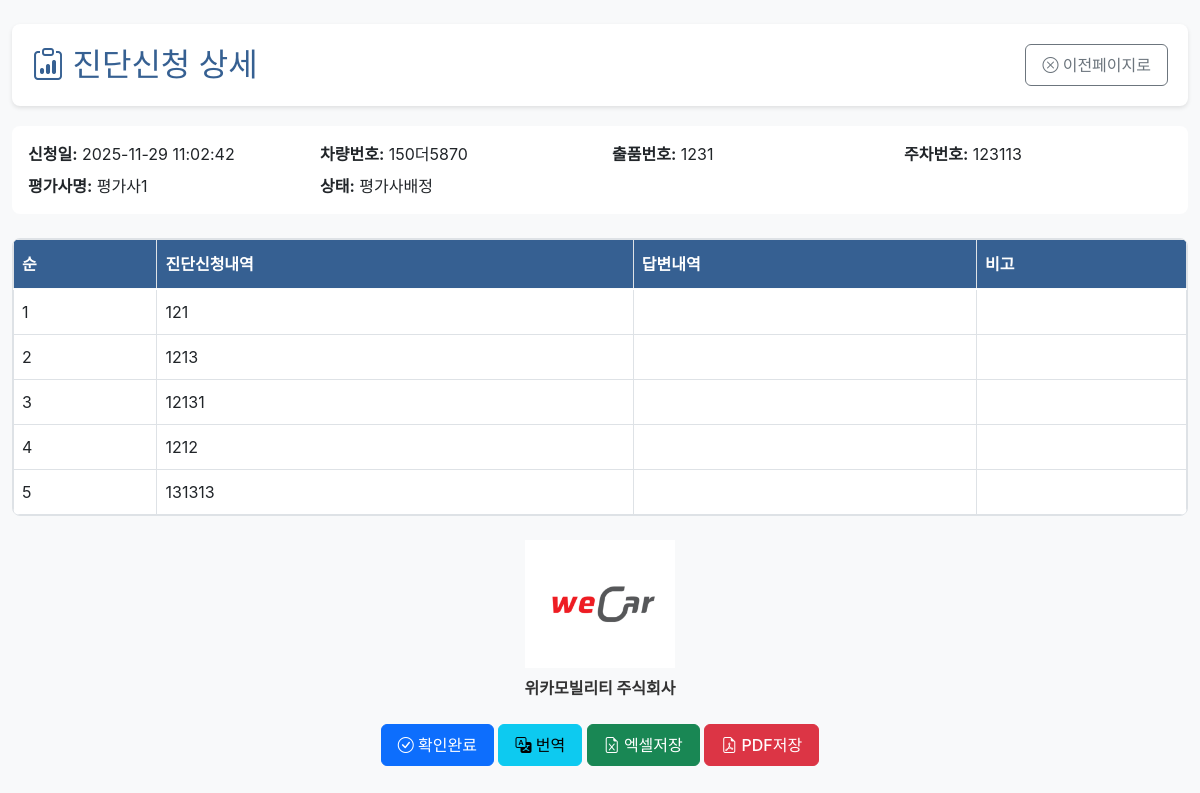
The app's page /admin/diagnosis/2 (signed in) with its own data.
### tables this page shows
CREATE TABLE diagnosis_requests (
            id INTEGER PRIMARY KEY AUTOINCREMENT,
            applicant_id INTEGER NOT NULL,
            request_date TEXT NOT NULL DEFAULT (datetime('now', 'localtime')),
            vehicle_number TEXT,
            lot_number TEXT,
            parking_number TEXT,
            status TEXT NOT NULL DEFAULT '신청',
            evaluator_id INTEGER,
            evaluator_name TEXT,
            answer_date TEXT,
            confirmed_at TEXT,
            translated_summary TEXT,
            translated_at TEXT,
            sent_at TEXT,
            fee INTEGER DEFAULT 120000,
            FOREIGN KEY (applicant_id) REFERENCES users(id) ON DELETE CASCADE,
            FOREIGN KEY (evaluator_id) REFERENCES users(id) ON DELETE SET NULL
        );

CREATE TABLE diagnosis_request_items (
            id INTEGER PRIMARY KEY AUTOINCREMENT,
            diagnosis_id INTEGER NOT NULL,
            sequence INTEGER NOT NULL,
            content TEXT NOT NULL,
            created_at TEXT NOT NULL DEFAULT (datetime('now', 'localtime')),
            FOREIGN KEY (diagnosis_id) REFERENCES diagnosis_requests(id) ON DELETE CASCADE
        );

### app.py (the view)
@app.route("/admin/diagnosis/<int:diagnosis_id>")
@login_required
@role_required("관리자")
def admin_diagnosis_details(diagnosis_id: int):
    diagnosis = _fetch_diagnosis(diagnosis_id)
    if not diagnosis:
        abort(404)
    details = _fetch_request_details(diagnosis_id)
    responses = _fetch_response_details(diagnosis_id)
    return render_template(
        "admin/diagnosis_details.html",
        diagnosis=diagnosis,
        request_details=details,
        response_details=responses,
    )

### app.py (called while the page is built)
def get_db() -> sqlite3.Connection:
    if "db" not in g:
        conn = sqlite3.connect(DB_PATH)
        conn.row_factory = sqlite3.Row
        g.db = conn
    return g.db

def login_required(func):
    from functools import wraps
    @wraps(func)
    def wrapper(*args, **kwargs):
        if "user_id" not in session:
            return redirect(url_for("login"))
        return func(*args, **kwargs)
    return wrapper

def role_required(*roles):
    from functools import wraps
    def decorator(func):
        @wraps(func)
        def wrapper(*args, **kwargs):
            if "user_type" not in session or session["user_type"] not in roles:
                abort(403)
            return func(*args, **kwargs)
        return wrapper
    return decorator

def _fetch_diagnosis(diagnosis_id: int) -> Optional[sqlite3.Row]:
    db = get_db()
    return db.execute(
        """
        SELECT dr.*, applicant.name AS applicant_name, evaluator.name AS evaluator_name
        FROM diagnosis_requests dr
        JOIN users AS applicant ON applicant.id = dr.applicant_id
        LEFT JOIN users AS evaluator ON evaluator.id = dr.evaluator_id
        WHERE dr.id = ?
        """,
        (diagnosis_id,),
    ).fetchone()

def _fetch_request_details(diagnosis_id: int) -> List[sqlite3.Row]:
    db = get_db()
    return db.execute(
        """
        SELECT * FROM diagnosis_request_items
        WHERE diagnosis_id = ?
        ORDER BY sequence ASC
        LIMIT 5
        """,
        (diagnosis_id,),
    ).fetchall()

def _fetch_response_details(diagnosis_id: int) -> List[sqlite3.Row]:
    db = get_db()
    return db.execute(
        """
        SELECT d.*, u.name AS responder_name
        FROM diagnosis_response_details d
        JOIN users u ON u.id = d.responder_id
        WHERE d.diagnosis_id = ?
        ORDER BY sequence ASC
        """,
        (diagnosis_id,),
    ).fetchall()

### templates/admin/diagnosis_details.html (shortened to what this page needs)
{% extends "base.html" %}
{% block content %}
<div class="container-fluid py-4">
    <div class="page-header">
        <div class="d-flex justify-content-between align-items-center">
            <h2><i class="bi bi-clipboard-data"></i> 진단신청 상세</h2>
            <button onclick="window.close()" class="btn btn-outline-secondary">
                <i class="bi bi-x-circle"></i> 이전페이지로
            </button>
        </div>
    </div>
    <div class="card mb-4">
        <div class="card-body">
            <div class="row">
                <div class="col-md-3"><strong>신청일:</strong> {{ diagnosis.request_date }}</div>
                <div class="col-md-3"><strong>차량번호:</strong> {{ diagnosis.vehicle_number or '' }}</div>
                <div class="col-md-3"><strong>출품번호:</strong> {{ diagnosis.lot_number or '' }}</div>
                <div class="col-md-3"><strong>주차번호:</strong> {{ diagnosis.parking_number or '' }}</div>
            </div>
            <div class="row mt-2">
                <div class="col-md-3"><strong>평가사명:</strong> {{ diagnosis.evaluator_name or '' }}</div>
                <div class="col-md-3"><strong>상태:</strong> {{ diagnosis.status }}</div>
            </div>
        </div>
    </div>
    <div class="table-wrapper">
        <table class="table table-bordered">
            <thead class="table-fixed-header">
                <tr>
                    <th>순</th>
                    <th>진단신청내역</th>
                    <th>답변내역</th>
                    <th>비고</th>
                </tr>
            </thead>
            <tbody>
                {% for detail in request_details %}
                {% set resp = response_details|selectattr('sequence', 'equalto', detail.sequence)|first %}
                <tr>
                    <td>{{ detail.sequence }}</td>
                    <td>{{ detail.content }}</td>
                    <td>{{ resp.content if resp else '' }}</td>
                    <td>{{ resp.note if resp else '' }}</td>
                </tr>
                {% endfor %}
            </tbody>
        </table>
    </div>
    <div class="text-center mt-4 mb-4">
        <img src="{{ url_for('static', filename='images/lpgo.png') }}" alt="위카 로고" style="max-width: 150px;">
        <p class="mt-2"><strong>위카모빌리티 주식회사</strong></p>
    </div>
    <div class="text-center">
        {% if not diagnosis.confirmed_at %}
        <button type="button" class="btn btn-primary" id="confirmCompleteBtn">
            <i class="bi bi-check-circle"></i> 확인완료
        </button>
        {% endif %}
        <a href="{{ url_for('admin_diagnosis_translate', diagnosis_id=diagnosis.id) }}" class="btn btn-info">
            <i class="bi bi-translate"></i> 번역
        </a>
        <a href="{{ url_for('admin_diagnosis_detail_export', diagnosis_id=diagnosis.id, fmt='xlsx') }}" class="btn btn-success">
            <i class="bi bi-file-earmark-excel"></i> 엑셀저장
        </a>
        <a href="{{ url_for('admin_diagnosis_detail_export', diagnosis_id=diagnosis.id, fmt='pdf') }}" class="btn btn-danger">
            <i class="bi bi-file-earmark-pdf"></i> PDF저장
        </a>
    </div>
</div>
{% endblock %}

### templates/base.html (shortened to what this page needs)
<!DOCTYPE html>
<html lang="ko">
<head>
    <link href="https://cdn.jsdelivr.net/npm/bootstrap@5.3.0/dist/css/bootstrap.min.css" rel="stylesheet">
    <link rel="stylesheet" href="https://cdn.jsdelivr.net/npm/bootstrap-icons@1.11.0/font/bootstrap-icons.css">
    <link rel="stylesheet" href="{{ url_for('static', filename='css/style.css') }}">
</head>
<body>
    {% block content %}{% endblock %}
</body>
</html>

### static/css/style.css (style rules this page uses)
:root { --primary-color: #366092; --secondary-color: #6c757d; --success-color: #28a745; --danger-color: #dc3545; --warning-color: #ffc107; --info-color: #17a2b8; --light-bg: #f8f9fa; --border-color: #dee2e6; }
body { font-family: 'Noto Sans KR', -apple-system, BlinkMacSystemFont, 'Segoe UI', Roboto, sans-serif; background-color: var(--light-bg); color: #333; }
.table-wrapper { position: relative; overflow-x: auto; border: 1px solid var(--border-color); border-radius: 8px; }
.table-fixed-header { position: sticky; top: 0; z-index: 10; background-color: var(--primary-color); color: white; }
.table-fixed-header th { background-color: var(--primary-color) !important; color: white !important; font-weight: 600; padding: 12px 8px; white-space: nowrap; border-bottom: 2px solid rgba(255,255,255,0.3); }
.table { margin-bottom: 0; width: 100%; min-width: 800px; }
.table td { padding: 10px 8px; vertical-align: middle; white-space: nowrap; }
.card { border: none; border-radius: 8px; transition: transform 0.2s, box-shadow 0.2s; }
.btn { border-radius: 6px; font-weight: 500; padding: 8px 16px; transition: all 0.2s; }
.page-header { background: white; padding: 20px; border-radius: 8px; margin-bottom: 20px; box-shadow: 0 2px 4px rgba(0,0,0,0.1); }
.page-header h2 { margin: 0; color: var(--primary-color); }

### records on screen
diagnosis_requests: request_date "2025-11-29 11:02:42", vehicle_number "150더5870", lot_number "1231", parking_number "123113", evaluator_name "평가사1", status "평가사배정"
diagnosis_request_items: sequence "1", content "121"
diagnosis_request_items: sequence "2", content "1213"
diagnosis_request_items: sequence "3", content "12131"
diagnosis_request_items: sequence "4", content "1212"
diagnosis_request_items: sequence "5", content "131313"
